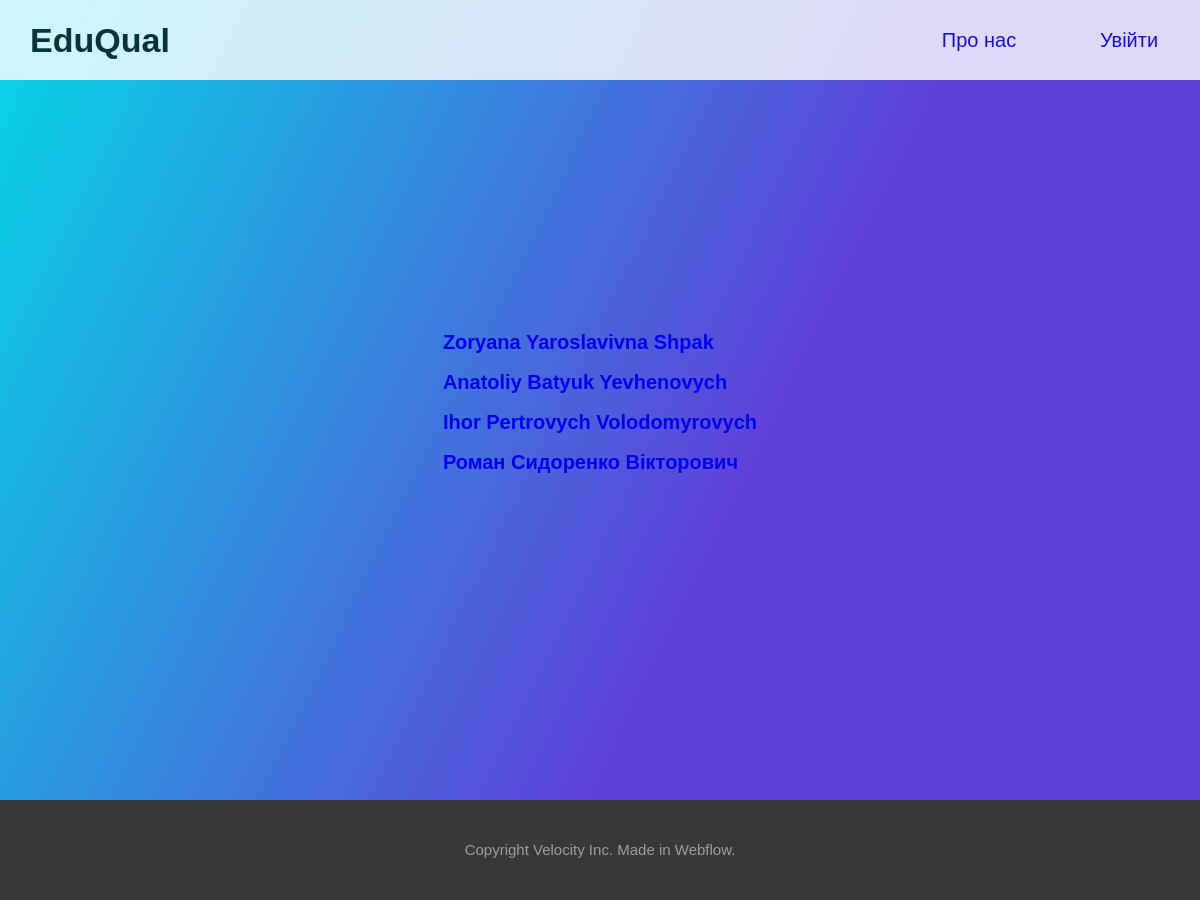
Screenshot of /teachers/ with the database file from the repository.
### poll/models.py (models this page shows, shortened)
class Teacher(models.Model):
    firstname = models.CharField(max_length=30)
    lastname = models.CharField(max_length=30)
    surname = models.CharField(max_length=30)
    score = models.IntegerField(default=0)
    user = models.OneToOneField(User, on_delete=models.CASCADE, null=True, blank=True)
    class Meta:
        verbose_name = "Teacher"
        verbose_name_plural = "Teachers"

### poll/views.py (the view)
# urls.py: path('teachers/', teachers, name='teachers'),
def teachers(request):
    context = {'subjects':Teacher.objects.all()}
    return render(request, "users/teachers.html", context=context)

### poll/templates/users/teachers.html (shortened to what this page needs)
{% load static %}
<!doctype html>
<html lang="en">
<head>
    <link rel="stylesheet" href="{% static 'style_sub.css' %} ">
</head>
<body>
<div class="header disp">
    <div class="logo">
        <p class="logo-text disp"><b>EduQual</b></p>
    </div>
    <div class="menu disp">
        <a class="item" href="#about">Про нас</a>
        {% if user.is_authenticated %}
            <a class="item"  href="{% url 'march' %}">Мерч</a>
            <a class="item" href="{% url 'logout' %}">Вийти</a>
        {% else %}
            <a class="item" href="{% url 'login' %}">Увійти</a>
        {% endif %}
    </div>
</div>
    <div class="subject-box disp-centr">
        <div class="sub">
            {% for i in subjects %}
            <p class="text"><a href = '{{i.id}}/1'>{{i.firstname}} {{i.lastname}} {{i.surname}}</a></p>
            {% endfor %}
        </div>
    </div>
    <div class="sixth-page">
        <div class="text-six">Copyright Velocity Inc. Made in Webflow.</div>
    </div>
</body>
</html>

### staticfiles/style_sub.css (style rules this page uses)
body { margin: 0; font-family: 'Archivo', sans-serif; }
.disp { display: flex; }
.disp-centr { display: flex; align-items: center; justify-content: center; }
.header { height: 80px; width: 100%; background: #ffffff; opacity: 0.8; align-items: center; justify-content: space-between; position: fixed; }
.menu { width: 300px; align-items: center; justify-content: space-around; font-size: 20px; }
.logo-text { width: 200px; justify-content: space-around; margin: 0; font-size: 34px; color: #050f10; }
.subject-box { background: linear-gradient(115.99deg, #00E1E7 -3.86%, #5F41D9 61.74%); width: 100%; min-height: 90vh; padding: 40px 0 40px 0; }
.sub { padding: 100px 0 100px 0; }
.text { transition: 0.4s; height: 20px; color: #fffdfd; font-style: normal; font-weight: 900; font-size: 20px; line-height: 125%; }
.sixth-page { display: flex; justify-content: center; align-items: center; width: 100%; height: 100px; background-color: #383838; }
.text-six { font-size: 15px; line-height: 20px; text-align: center; color: #9E9E9E; }
a { text-decoration: none; }

### rows the page displays
Teacher: firstname "Zoryana", lastname "Yaroslavivna", surname "Shpak"
Teacher: firstname "Anatoliy", lastname "Batyuk", surname "Yevhenovych"
Teacher: firstname "Ihor", lastname "Pertrovych", surname "Volodomyrovych"
Teacher: firstname "Роман", lastname "Сидоренко", surname "Вікторович"
